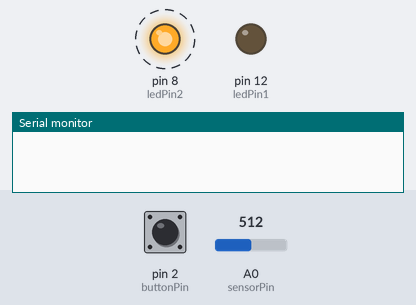
Bench run of a sketch on a simulated Arduino Uno, built with avr-gcc and run on an emulated ATmega328P. On the bench: output pins drawn as LEDs (lit = HIGH), the last lines printed to the serial monitor. Dashed ring = blinking. Inputs (shaded band) come from the test bench; at power-on: pin 2 (buttonPin) LOW, A0 (sensorPin) = 512.

Above: at 1.4 s.
1.5 s: pin 2 (buttonPin) pulled HIGH for 0.75 s
At 2.2 s:
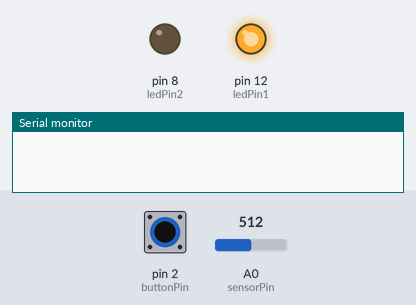
4.8 s: A0 (sensorPin) set to 122
At 5.18 s:
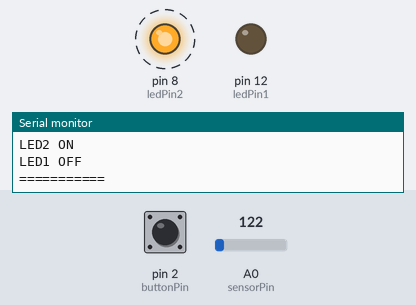
8.1 s: A0 (sensorPin) set to 0
At 9.3 s:
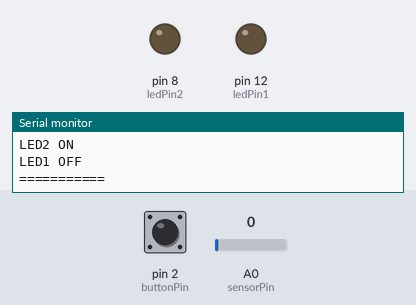
9.6 s: A0 (sensorPin) set to 511
At 10.0 s:
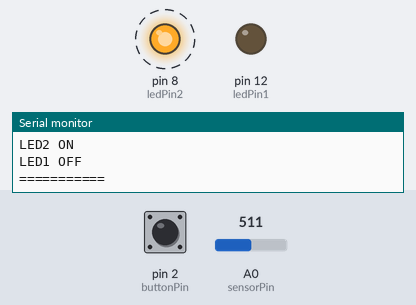
12.9 s: pin 2 (buttonPin) pulled HIGH for 3.2 s
At 13.7 s:
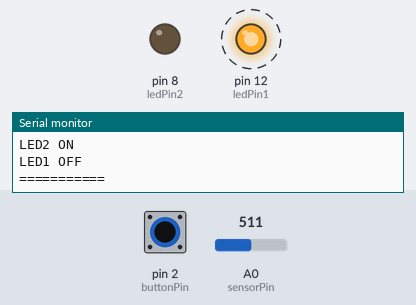
Timing chart, 0 to 18.6 s (numbered marks = the images above; inputs shaded):
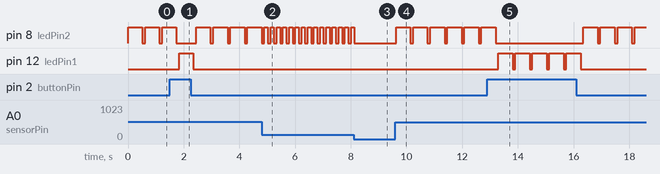

Measured:
- after the input at 1.5 s, pin 12 (ledPin1): LOW → HIGH after 0.34 s, → LOW 0.51 s later
- after the input at 4.8 s, pin 8 (ledPin2): alternates HIGH for 0.12 s and LOW for 0.10 s, starting after 0.22 s
- after the input at 8.1 s, pin 8 (ledPin2): goes on until 8.1 s, then stays LOW
- after the input at 9.6 s, pin 8 (ledPin2): alternates HIGH for 0.51 s and LOW for 0.10 s, starting at once
- after the input at 12.9 s, pin 12 (ledPin1): alternates HIGH for 0.51 s and LOW for 0.10 s, 10 changes in all, then stays LOW, starting after 0.40 s
- by itself, pin 8 (ledPin2): repeats every 0.61 s: HIGH 0.51 s, LOW 0.10 s

The sketch:

LED.ino
```cpp
const int ledPin1 = 12;
const int ledPin2 = 8;
const int buttonPin = 2;
int sensorPin = A0;
int sensorValue = 0;
int buttonState = 0;
int lastButtonState = LOW;

void setup() {
  pinMode(ledPin1, OUTPUT);
  pinMode(ledPin2, OUTPUT);
  pinMode(buttonPin, INPUT);

  Serial.begin(9600); // 초당 전송되는 데이터의 비트(보드레이트)
}

void loop() {
  buttonState = digitalRead(buttonPin);
  //Serial.println(buttonState);
  sensorValue = analogRead(sensorPin);
  if (buttonState == HIGH)  // 버튼 눌렀을 때 LED1 켜짐
  {
    digitalWrite(ledPin1, HIGH);
    delay(sensorValue);
    digitalWrite(ledPin1, LOW);
    digitalWrite(ledPin2, LOW);
    delay(100);
  }
  else
  {
    digitalWrite(ledPin1, LOW);
    digitalWrite(ledPin2, HIGH);
    delay(sensorValue);
    digitalWrite(ledPin2, LOW);
    delay(100);
  }
  if (buttonState != lastButtonState)
  {
    if (buttonState == HIGH)
    {
      Serial.println("LED1 ON");
      Serial.println("LED2 OFF");
    }
    else
    {
      Serial.println("LED2 ON");
      Serial.println("LED1 OFF");
    }
    Serial.println("===========");
  }
  lastButtonState = buttonState;
  //digitalWrite(ledPin, HIGH);
  //delay(1000);

  //digitalWrite(ledPin, LOW);
  //delay(1000);

}
```
